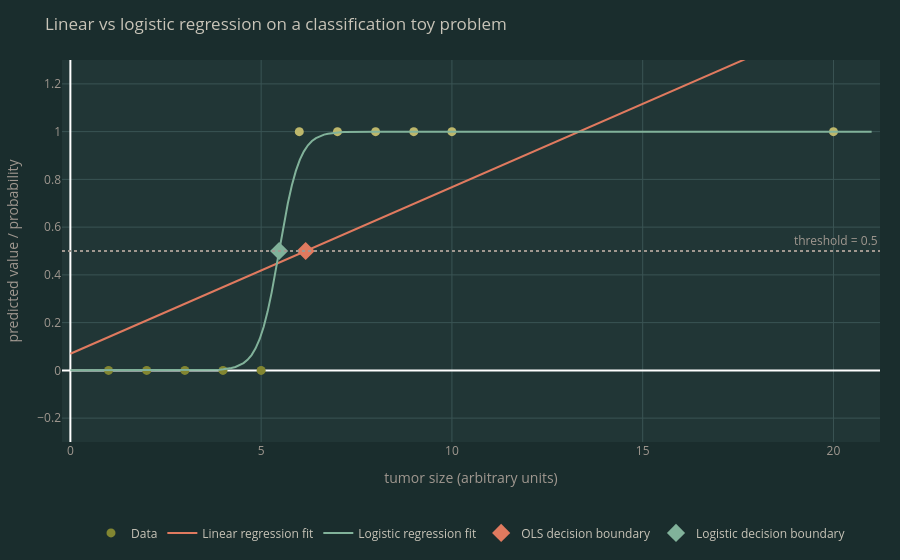

Here is the notebook cell this chart was saved with:
### Markdown cell above
## Logistic regression model

Logistic regression model has following mathematical relationship:

$$
h_{\theta}(z) = \frac{1}{1 + \exp(-z)}
$$

where, 
$$
z = \theta^T x \qquad \text{where, } x \in \R^n
$$

Also,

$$
\frac{\partial h_{\theta}}{\partial z} = \frac{\partial}{\partial z} \frac{1}{1+\exp(-z)}\\
= \frac{- \frac{\partial}{\partial z} (1+\exp(-z))}{(1+\exp(-z))^2}\\
= \frac{\exp(-z)}{(1+\exp(-z))^2}\\
= \frac{1}{1+\exp(-z)} \frac{\exp(-z)}{1+\exp(-z)}\\
= h_{\theta} (1 - h_{\theta})
$$

Now, 
$$
\frac{\partial h_{\theta}}{\partial \theta} = \frac{\partial h_{\theta}}{\partial z} \frac{\partial z}{\partial \theta}\\
= h_{\theta} (1 - h_{\theta}) \frac{\partial \theta^T x}{\partial \theta}\\
= h_{\theta} (1 - h_{\theta}) x\\
\boxed{\frac{\partial h_{\theta}}{\partial \theta} = h_{\theta} (1 - h_{\theta}) x}
$$

### Code cell
## Why not linear regression? (a picture is worth a thousand words)

# We fit ordinary least squares on a tiny 1-D toy dataset and compare it
# with logistic regression. Two failure modes of the linear fit show up:
#   1. Predictions escape [0, 1] - they are not probabilities.
#   2. A single far-away outlier drags the fitted line and shifts the
#      0.5-threshold (the decision boundary) substantially.

def compare_linear_vs_logistic():
    # Toy data: tumor size vs malignant (1) / benign (0)
    x_toy = np.array([1, 2, 3, 4, 5, 6, 7, 8, 9, 10, 20], dtype=np.float64)  # 20 = outlier
    y_toy = np.array([0, 0, 0, 0, 0, 1, 1, 1, 1, 1, 1], dtype=np.float64)

    # Ordinary least squares (closed form): y = a*x + c
    a, c = np.polyfit(x_toy, y_toy, 1)

    # Logistic regression via gradient descent on the same data
    W_lr = t.randn(1, 1, requires_grad=True)
    b_lr = t.randn(1, requires_grad=True)
    x_t = t.tensor(x_toy, dtype=t.float32).view(-1, 1)
    y_t = t.tensor(y_toy, dtype=t.float32).view(-1, 1)
    opt = AdamW([W_lr, b_lr], lr=0.1)
    for _ in range(2000):
        h = t.nn.functional.sigmoid(x_t @ W_lr + b_lr)
        loss = t.nn.functional.binary_cross_entropy(h, y_t)
        opt.zero_grad()
        loss.backward()
        opt.step()

    xs = np.linspace(0, 21, 200)
    ols_line = a * xs + c
    logit_curve = t.nn.functional.sigmoid(
        t.tensor(xs, dtype=t.float32).view(-1, 1) @ W_lr + b_lr
    ).detach().numpy().squeeze()

    # Where each method crosses 0.5
    ols_boundary = (0.5 - c) / a
    logit_boundary = (-b_lr / W_lr).item()

    fig = go.Figure()
    fig.add_trace(go.Scatter(
        x=x_toy, y=y_toy, mode="markers", name="Data",
        marker=dict(color=[SITE['accent'] if v == 1 else SITE['olive'] for v in y_toy], size=9),
    ))
    fig.add_trace(go.Scatter(
        x=xs, y=ols_line, mode="lines", name="Linear regression fit",
        line=dict(color="#e07a5f", width=2),
    ))
    fig.add_trace(go.Scatter(
        x=xs, y=logit_curve, mode="lines", name="Logistic regression fit",
        line=dict(color="#81b29a", width=2),
    ))
    fig.add_hline(y=0.5, line_dash="dot", line_color=SITE['text_secondary'],
                  annotation_text="threshold = 0.5", annotation_font_color=SITE['text_secondary'])
    fig.add_vrect(x0=ols_boundary, x1=ols_boundary, line_width=0)
    fig.add_trace(go.Scatter(
        x=[ols_boundary], y=[0.5], mode="markers", name="OLS decision boundary",
        marker=dict(color="#e07a5f", size=14, symbol="diamond"),
    ))
    fig.add_trace(go.Scatter(
        x=[logit_boundary], y=[0.5], mode="markers", name="Logistic decision boundary",
        marker=dict(color="#81b29a", size=14, symbol="diamond"),
    ))
    fig.update_layout(
        title=dict(text="Linear vs logistic regression on a classification toy problem",
                   font=dict(color=SITE['text_primary'])),
        xaxis=dict(title="tumor size (arbitrary units)", color=SITE['text_secondary'],
                   gridcolor=SITE['border']),
        yaxis=dict(title="predicted value / probability", color=SITE['text_secondary'],
                   gridcolor=SITE['border'], range=[-0.3, 1.3]),
        paper_bgcolor=SITE['bg_secondary'],
        plot_bgcolor=SITE['bg_primary'],
        font=dict(color=SITE['text_primary']),
        legend=dict(orientation="h", x=0.5, y=-0.2, xanchor="center", yanchor="top",
                    bgcolor=SITE['bg_secondary'], bordercolor=SITE['border']),
        autosize=True,
        margin=dict(l=60, r=20, t=60, b=60),
    )
    fig.write_html(
        PLOTS_DIR / "logistic_regression_vs_linear.html",
        config=dict(responsive=True, displayModeBar=True),
        include_plotlyjs='cdn',
    )
    fig.show()

    print(f"OLS fit: y = {a:.3f}x + {c:.3f}")
    print(f"OLS predictions escape [0,1] for x < {(0-c)/a:.1f} and x > {(1-c)/a:.1f}")
    print(f"OLS decision boundary (y=0.5): x = {ols_boundary:.2f}")
    print(f"Logistic decision boundary (p=0.5): x = {logit_boundary:.2f}")


compare_linear_vs_logistic()

### Figure 1 — Plotly figure (JSON) as saved in the notebook; plotly's stock layout.template omitted (floating-point values rounded to 4 significant figures; data arrays with more than 128 entries replaced by an {"elided": "..."} marker saying what was removed)
{"data": [{"marker": {"color": ["#828631", "#828631", "#828631", "#828631", "#828631", "#bdb76b", "#bdb76b", "#bdb76b", "#bdb76b", "#bdb76b", "#bdb76b"], "size": 9}, "mode": "markers", "name": "Data", "type": "scatter", "x": [1.0, 2.0, 3.0, 4.0, 5.0, 6.0, 7.0, 8.0, 9.0, 10.0, 20.0], "y": [0.0, 0.0, 0.0, 0.0, 0.0, 1.0, 1.0, 1.0, 1.0, 1.0, 1.0]}, {"line": {"color": "#e07a5f", "width": 2}, "mode": "lines", "name": "Linear regression fit", "type": "scatter", "x": {"elided": "200 float values"}, "y": {"elided": "200 float values"}}, {"line": {"color": "#81b29a", "width": 2}, "mode": "lines", "name": "Logistic regression fit", "type": "scatter", "x": {"elided": "200 float values"}, "y": {"elided": "200 float values"}}, {"marker": {"color": "#e07a5f", "size": 14, "symbol": "diamond"}, "mode": "markers", "name": "OLS decision boundary", "type": "scatter", "x": [6.167], "y": [0.5]}, {"marker": {"color": "#81b29a", "size": 14, "symbol": "diamond"}, "mode": "markers", "name": "Logistic decision boundary", "type": "scatter", "x": [5.471], "y": [0.5]}], "layout": {"annotations": [{"font": {"color": "#a09890"}, "showarrow": false, "text": "threshold = 0.5", "x": 1, "xanchor": "right", "xref": "x domain", "y": 0.5, "yanchor": "bottom", "yref": "y"}], "autosize": true, "font": {"color": "#c8c4b8"}, "legend": {"bgcolor": "#1a2d2d", "bordercolor": "#3a5454", "orientation": "h", "x": 0.5, "xanchor": "center", "y": -0.2, "yanchor": "top"}, "margin": {"b": 60, "l": 60, "r": 20, "t": 60}, "paper_bgcolor": "#1a2d2d", "plot_bgcolor": "#213636", "shapes": [{"line": {"color": "#a09890", "dash": "dot"}, "type": "line", "x0": 0, "x1": 1, "xref": "x domain", "y0": 0.5, "y1": 0.5, "yref": "y"}, {"line": {"width": 0}, "type": "rect", "x0": 6.167, "x1": 6.167, "xref": "x", "y0": 0, "y1": 1, "yref": "y domain"}], "title": {"font": {"color": "#c8c4b8"}, "text": "Linear vs logistic regression on a classification toy problem"}, "xaxis": {"color": "#a09890", "gridcolor": "#3a5454", "title": {"text": "tumor size (arbitrary units)"}}, "yaxis": {"color": "#a09890", "gridcolor": "#3a5454", "range": [-0.3, 1.3], "title": {"text": "predicted value / probability"}}}}
